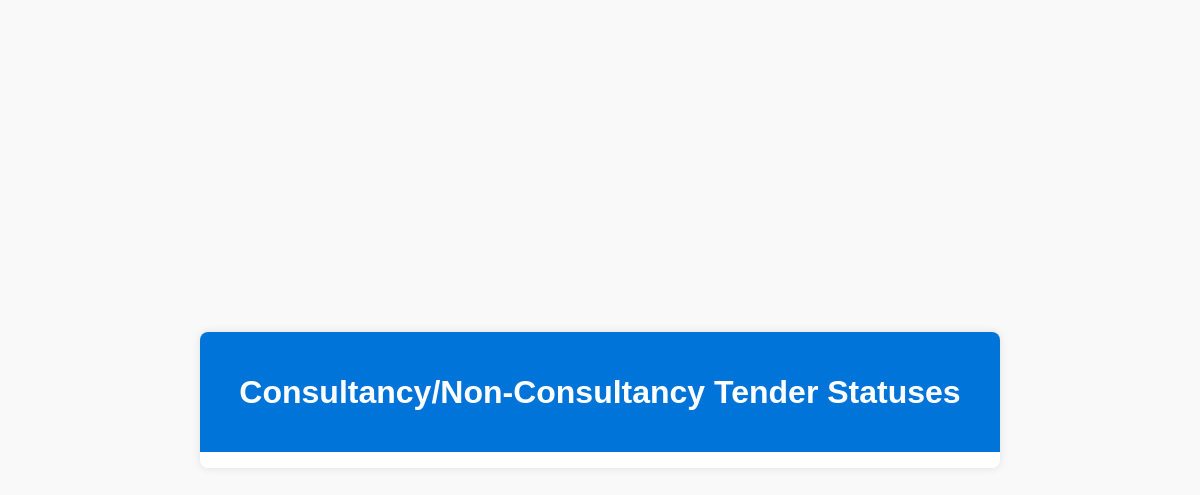
Page /adminMIS/consultanciesStatus.html (signed in) on the earlier database version.
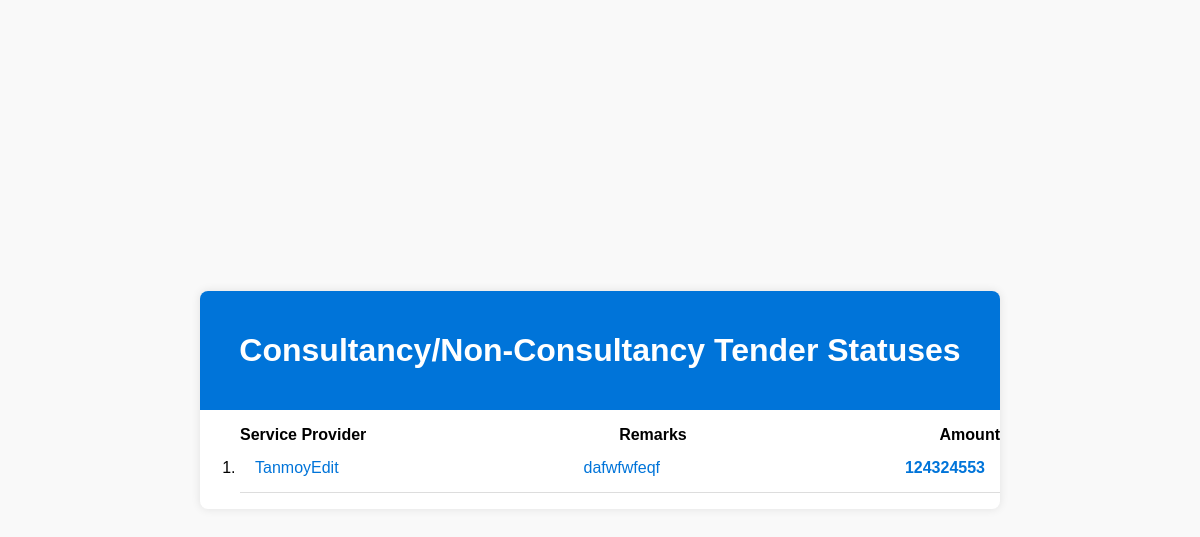
Same page on the later database version.
### MIS/models.py (models this page shows)
class Consultancy(models.Model):
    serviceProvider = models.CharField(max_length=500)
    orderFileNo = models.CharField(max_length=50)
    orderDated = models.DateField()
    serviceStartDate = models.DateField()
    extensionEndDate = models.DateField()
    remarks = models.CharField(max_length=500)
    amount = models.IntegerField()

### MIS/views.py (the view)
# urls.py: path('adminMIS/consultanciesStatus.html', views.consultanciesStatus, name='consultanciesStatus'),
@login_required(login_url='/')
def consultanciesStatus(request):
    consultancyEntries = Consultancy.objects.all()
    return render(request, 'MIS/procurement/consultancies/consultanciesStatus.html', {'consultancyEntries': consultancyEntries})

### templates/MIS/procurement/consultancies/consultanciesStatus.html (shortened to what this page needs)
{% load static %}
<!DOCTYPE html>
<html lang="en">
<head>
    <link rel="stylesheet" href="{% static 'MIS/status.css' %}">
</head>
<body>
<div class="container">
    <header>
        <h1>Consultancy/Non-Consultancy Tender Statuses</h1>
    </header>
    <ol>
        {% for entry in consultancyEntries %}
            {% if entry.pk == 1 %}
                <div class="tender-info">
                    <span class="tender-heading">Service Provider</span>
                    <span class="tender-heading">Remarks</span>
                    <span class="tender-heading">Amount</span>
                </div>
            {% endif %}
            <li>
                <a href="{% url 'consultanciesDetail' entry.pk %}">
                    <div class="tender-info">
                        <span class="tender-id">{{ entry.serviceProvider }}</span>
                        <span class="tender-title">{{ entry.remarks }}</span>
                        <span class="tender-heading">{{ entry.amount }}</span>
                    </div>
                </a>
            </li>
        {% endfor %}
    </ol>
</div>
</body>
</html>

### static/MIS/status.css (style rules this page uses)
body { font-family: Arial, sans-serif; background-color: #f9f9f9; margin: 0; padding: 0; display: flex; justify-content: center; align-items: center; height: 100vh; }
.container { max-width: 800px; width: 90%; background-color: #fff; box-shadow: 0 0 10px rgba(0, 0, 0, 0.1); border-radius: 8px; overflow: hidden; }
header { background-color: #0074d9; color: #fff; padding: 20px; text-align: center; }
li { border-bottom: 1px solid #ddd; }
a { display: block; text-decoration: none; color: #0074d9; transition: background-color 0.3s ease, color 0.3s ease; padding: 15px; }
.tender-info { display: flex; justify-content: space-between; }
.tender-heading { font-weight: bold; }

Differences in the rows shown:
added Consultancy: shows "Service Provider", serviceProvider "TanmoyEdit", remarks "dafwfwfeqf", amount "124324553"
